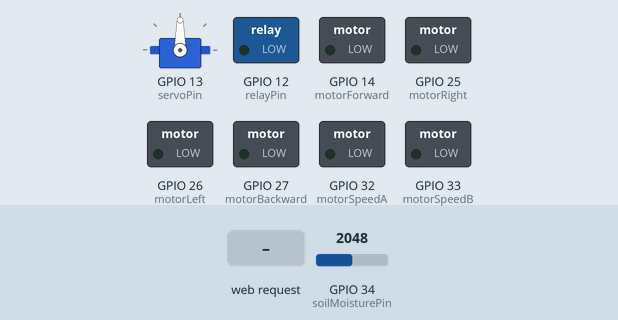
Recording of a sketch running on a simulated ESP32. Parts: servo, switched loads named in the sketch (green lamp = pin HIGH). The test bench sets the inputs (shaded band); at power-on: GPIO 34 (soilMoisturePin) = 2048. WiFi joins after 1.5 s; servers stay silent unless stated; what the sketch prints to the serial monitor is not drawn.

Above: at 3.2 s.
3.3 s: GPIO 34 (soilMoisturePin) set to 1665
4.8 s: GPIO 34 (soilMoisturePin) set to 1576
At 5.3 s:
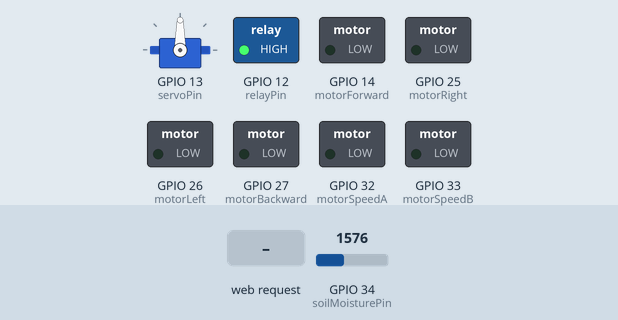
6.3 s: HTTP request GET /forward received
At 7.5 s:
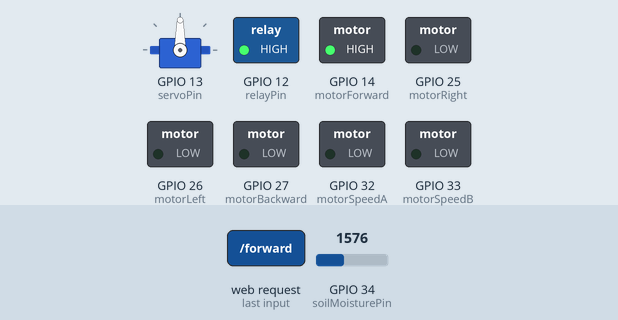
7.8 s: HTTP request GET /backward received
At 8.9 s:
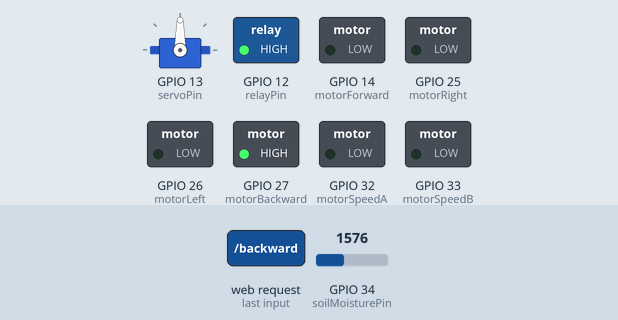
9.3 s: HTTP request GET /left received
At 10.0 s:
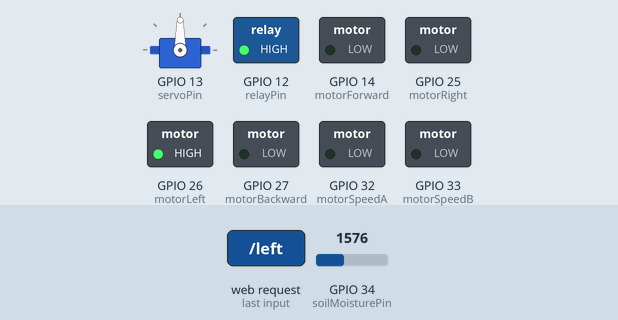
10.8 s: HTTP request GET /right received
At 11.1 s:
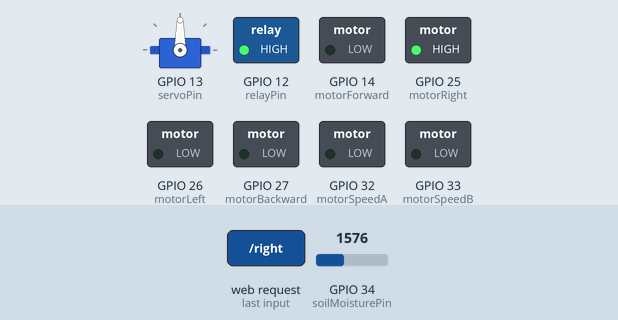
Timing chart, 0 to 13.3 s (numbered marks = the images above; inputs shaded):
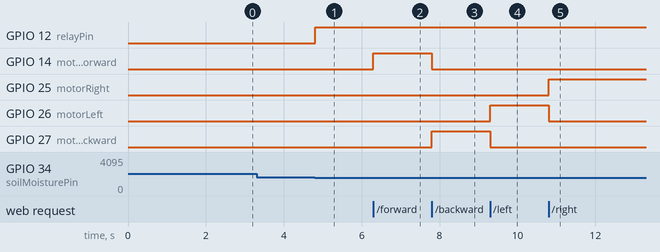

Measured:
- the behaviour switches between 1638 and 1637 on GPIO 34 (soilMoisturePin) (found by bisection; images 0 and 1)
- after the input at 4.8 s, GPIO 12 (relayPin): LOW → HIGH at once
- after the input at 6.3 s, GPIO 14 (motorForward): LOW → HIGH at once
- after the input at 7.8 s, GPIO 14 (motorForward): HIGH → LOW at once; GPIO 27 (motorBackward): LOW → HIGH at once
- after the input at 9.3 s, GPIO 26 (motorLeft): LOW → HIGH at once; GPIO 27 (motorBackward): HIGH → LOW at once
- after the input at 10.8 s, GPIO 25 (motorRight): LOW → HIGH at once; GPIO 26 (motorLeft): HIGH → LOW at once

The sketch:

NoyonVaiFinalCode.ino
```cpp
#include <WiFi.h>
#include <WebServer.h>
#include <ESP32Servo.h>

// Replace with your network credentials
const char* ssid = "Razowan";
const char* password = "00000000";

WebServer server(80);

// Motor control pins
const int motorForward = 14;
const int motorBackward = 27;
const int motorLeft = 26;
const int motorRight = 25;
const int motorSpeedA = 32;
const int motorSpeedB = 33;

// Servo control pin
const int servoPin = 13;
Servo myservo;

// Soil moisture sensor pin
const int soilMoisturePin = 34;

// Relay control pin for water pump
const int relayPin = 12;

// Variables to store the state
int speedValue = 0;
int servoValue = 90;
int soilMoistureValue = 0;

void setup() {
  Serial.begin(115200);

  // Initialize motor control pins
  pinMode(motorForward, OUTPUT);
  pinMode(motorBackward, OUTPUT);
  pinMode(motorLeft, OUTPUT);
  pinMode(motorRight, OUTPUT);
  pinMode(motorSpeedA, OUTPUT);
  pinMode(motorSpeedB, OUTPUT);

  // Initialize servo motor
  myservo.attach(servoPin);

  // Initialize relay pin
  pinMode(relayPin, OUTPUT);

  // Connect to Wi-Fi
  WiFi.begin(ssid, password);
  Serial.print("Connecting to WiFi");
  while (WiFi.status() != WL_CONNECTED) {
    delay(1000);
    Serial.print(".");
  }
  Serial.println("\nConnected to WiFi");
  Serial.println(WiFi.localIP());

  // Web server routes
  server.on("/", HTTP_GET, handleRoot);
  server.on("/forward", HTTP_GET, handleForward);
  server.on("/backward", HTTP_GET, handleBackward);
  server.on("/left", HTTP_GET, handleLeft);
  server.on("/right", HTTP_GET, handleRight);
  server.on("/stop", HTTP_GET, handleStop);
  server.on("/setSpeed", HTTP_GET, handleSetSpeed);
  server.on("/setServo", HTTP_GET, handleSetServo);
  server.on("/pumpOn", HTTP_GET, handlePumpOn);
  server.on("/pumpOff", HTTP_GET, handlePumpOff);

  server.begin();
  Serial.println("Web server started");
}

void loop() {
  server.handleClient();
  soilMoistureValue = analogRead(soilMoisturePin);

  // Automatically turn on the pump if soil moisture is less than 40%
  if (soilMoistureValue < 1638) { // 1638 is approximately 40% of the max analogRead value (4095)
    digitalWrite(relayPin, HIGH);
    Serial.println("Water Pump ON - Soil moisture low");
  } else {
    digitalWrite(relayPin, LOW);
    Serial.println("Water Pump OFF - Soil moisture adequate");
  }
}

void handleRoot() {
  String htmlPage = R"rawliteral(
<!DOCTYPE HTML>
<html>
<head>
  <title>ESP32 Car Control</title>
  <meta name="viewport" content="width=device-width, initial-scale=1">
  <style>
    body {
      font-family: Arial, sans-serif;
      max-width: 600px;
      margin: 0 auto;
      padding: 20px;
    }
    h1 {
      text-align: center;
    }
    .control-grid {
      display: grid;
      gap: 10px;
      justify-items: center;
    }
    .control-grid button {
      width: 100%;
      max-width: 200px;
      padding: 15px;
      font-size: 16px;
    }
    .control-grid input[type="range"] {
      width: 80%;
      margin: 0 auto;
      display: block;
    }
    .slider-container {
      display: flex;
      align-items: center;
      justify-content: center;
      margin-bottom: 10px;
    }
    .slider-label {
      font-size: 14px;
      text-align: center;
      margin-right: 10px;
    }
    .slider-value {
      font-size: 14px;
      text-align: center;
    }
    .center {
      display: flex;
      justify-content: center;
    }
  </style>
</head>
<body>
  <h1>ESP32 Car Control</h1>
  <div class="slider-container">
    <div class="center">
      <span class="slider-label">Servo:</span>
      <input type="range" min="0" max="180" value="90" onchange="setServo(this.value)">
      <span class="slider-value" id="servoValue">90</span>
    </div>
  </div>
  <div class="slider-container">
    <div class="center">
      <span class="slider-label">Speed:</span>
      <input type="range" min="0" max="255" value="0" onchange="setSpeed(this.value)">
      <span class="slider-value" id="speedValue">0</span>
    </div>
  </div>
  <div class="control-grid">
    <div class="center">
      <button onclick="sendCommand('forward')">Forward</button>
    </div>
    <div class="center">
      <button onclick="sendCommand('left')">Left</button>
      <button onclick="sendCommand('stop')">Stop</button>
      <button onclick="sendCommand('right')">Right</button>
    </div>
    <div class="center">
      <button onclick="sendCommand('backward')">Backward</button>
    </div>
    <div class="center">
      <button onclick="sendCommand('pumpOn')">Pump ON</button>
      <button onclick="sendCommand('pumpOff')">Pump OFF</button>
    </div>
  </div>
  <script>
    function sendCommand(cmd) {
      fetch('/' + cmd);
    }
    function setSpeed(value) {
      fetch('/setSpeed?value=' + value);
      document.getElementById('speedValue').innerText = value;
    }
    function setServo(value) {
      fetch('/setServo?value=' + value);
      document.getElementById('servoValue').innerText = value;
    }
  </script>
</body>
</html>

)rawliteral";

  server.send(200, "text/html", htmlPage);
}

void handleForward() {
  digitalWrite(motorForward, HIGH);
  digitalWrite(motorBackward, LOW);
  digitalWrite(motorLeft, LOW);
  digitalWrite(motorRight, LOW);
  Serial.println("Moving Forward");
  server.send(200, "text/plain", "Moving Forward");
}

void handleBackward() {
  digitalWrite(motorForward, LOW);
  digitalWrite(motorBackward, HIGH);
  digitalWrite(motorLeft, LOW);
  digitalWrite(motorRight, LOW);
  Serial.println("Moving Backward");
  server.send(200, "text/plain", "Moving Backward");
}

void handleLeft() {
  digitalWrite(motorForward, LOW);
  digitalWrite(motorBackward, LOW);
  digitalWrite(motorLeft, HIGH);
  digitalWrite(motorRight, LOW);
  Serial.println("Turning Left");
  server.send(200, "text/plain", "Turning Left");
}

void handleRight() {
  digitalWrite(motorForward, LOW);
  digitalWrite(motorBackward, LOW);
  digitalWrite(motorLeft, LOW);
  digitalWrite(motorRight, HIGH);
  Serial.println("Turning Right");
  server.send(200, "text/plain", "Turning Right");
}

void handleStop() {
  digitalWrite(motorForward, LOW);
  digitalWrite(motorBackward, LOW);
  digitalWrite(motorLeft, LOW);
  digitalWrite(motorRight, LOW);
  Serial.println("Stopping");
  server.send(200, "text/plain", "Stopping");
}

void handleSetSpeed() {
  if (server.hasArg("value")) {
    speedValue = server.arg("value").toInt();
    analogWrite(motorSpeedA, speedValue);
    analogWrite(motorSpeedB, speedValue);
    Serial.print("Set Speed to: ");
    Serial.println(speedValue);
    server.send(200, "text/plain", "Speed set");
  }
}

void handleSetServo() {
  if (server.hasArg("value")) {
    servoValue = server.arg("value").toInt();
    myservo.write(servoValue);
    Serial.print("Set Servo to: ");
    Serial.println(servoValue);
    server.send(200, "text/plain", "Servo set");
  }
}

void handlePumpOn() {
  digitalWrite(relayPin, HIGH);
  Serial.println("Water Pump ON");
  server.send(200, "text/plain", "Water Pump ON");
}

void handlePumpOff() {
  digitalWrite(relayPin, LOW);
  Serial.println("Water Pump OFF");
  server.send(200, "text/plain", "Water Pump OFF");
}
```
